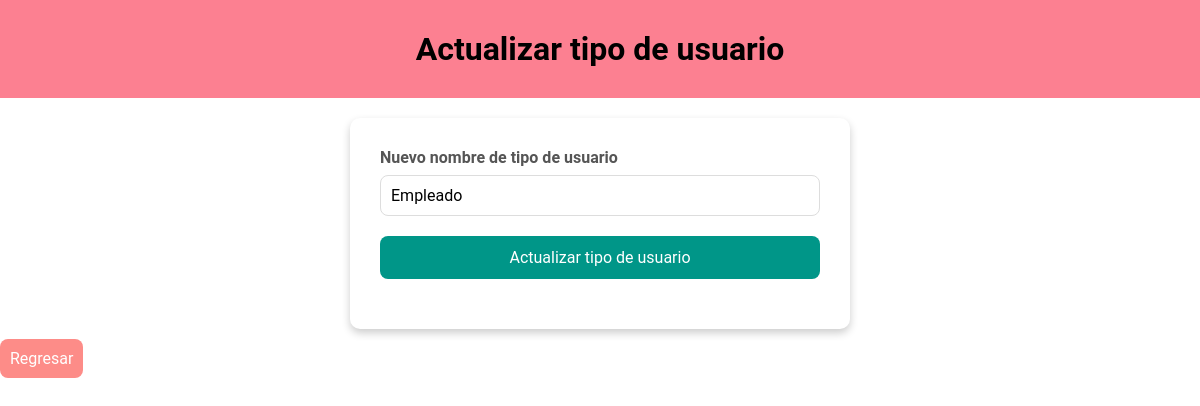
Page /php/usuario/actualizarTipo.php?id=2 on the earlier database version.
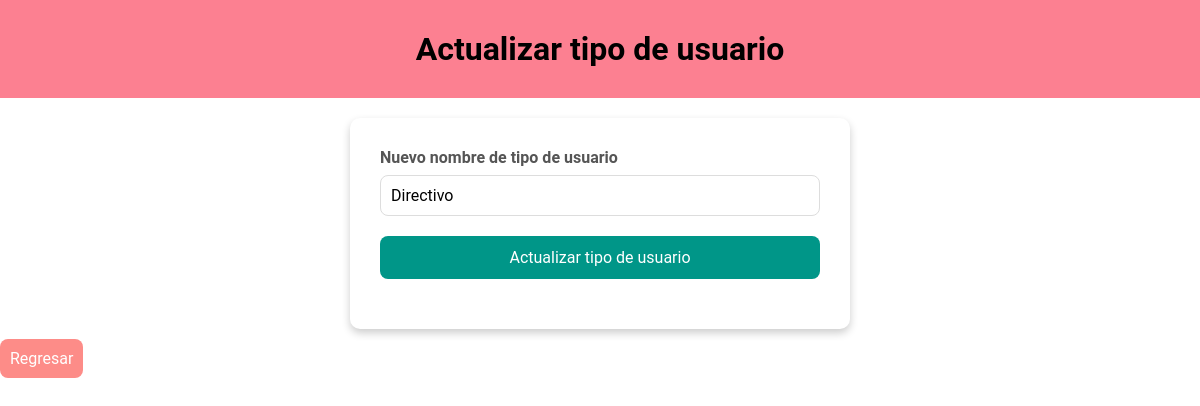
Same page on the later database version.
### tables this page shows
CREATE TABLE tipoUsuario(
    id INT PRIMARY KEY AUTO_INCREMENT NOT NULL,
    descripcion VARCHAR(50) NOT NULL
);

### php/usuario/actualizarTipo.php (the view, shortened to what this page needs)
<?php
$pdo = conn::conn();
$query = "SELECT * FROM tipousuario WHERE id = :id";
$stmt = $pdo->prepare($query);
$stmt->bindParam(':id', $_GET['id']);
$stmt->execute();
$tipo = $stmt->fetch(PDO::FETCH_ASSOC);
?>
<!DOCTYPE html>
<html lang="es">
<head>
    <link rel="stylesheet" href="../../css/crearCuenta.css">
</head>
<body>
    <header>
        <h1>Actualizar tipo de usuario</h1>
    </header>
    <main>
        <form action="?" method="POST">
            <div class="input">
                <label for="nombre">Nuevo nombre de tipo de usuario</label>
                <input type="text" id="nombre" name="nombre" value="<?php echo htmlspecialchars($tipo['descripcion']) ?>" required>
            </div>
            <div class="input">
                <button value="submit">Actualizar tipo de usuario</button>
            </div>
        </form>
    </main>
    <nav>
        <ul>
            <li>
                <a href="../../cuentas.php">Regresar</a>
            </li>
        </ul>
    </nav>
</body>
</html>

Differences in the rows shown:
changed tipousuario: nombre "Empleado" → "Directivo"
